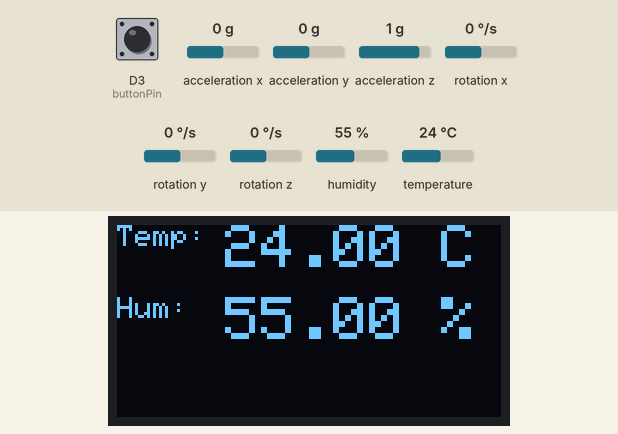
Simulated run of this program. Board: Seeed XIAO (SAMD21). Shown: 128×64 one-colour display. The test bench sets the inputs (shaded band); at power-on: D3 (buttonPin) HIGH, humidity 55 %, temperature 24 °C, acceleration x 0 g, acceleration y 0 g, acceleration z 1 g, rotation x 0 °/s, rotation y 0 °/s, rotation z 0 °/s. The display library's start-up logo is not drawn; what the program prints to the serial monitor is not drawn.

Above: at 4.4 s.
4.5 s: D3 (buttonPin) pulled LOW for 0.15 s
At 5.9 s:
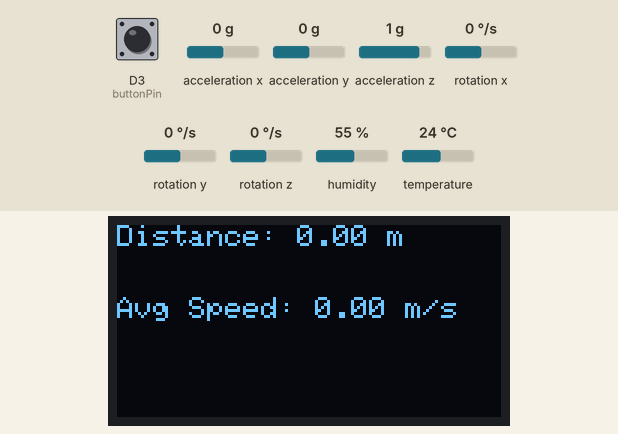
7.9 s: D3 (buttonPin) pulled LOW for 1 s
At 8.7 s:
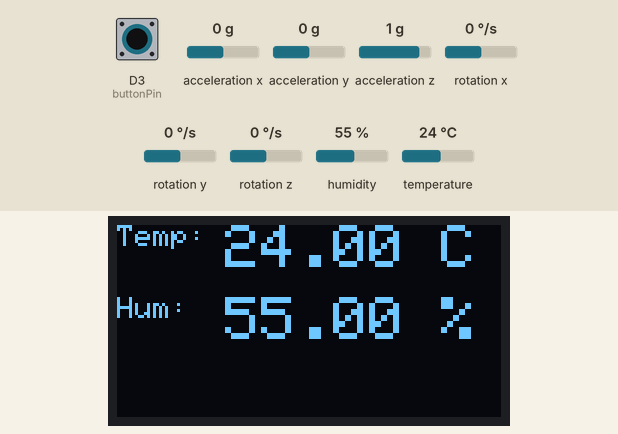
10.4 s: humidity set to 22 %
At 11.4 s:
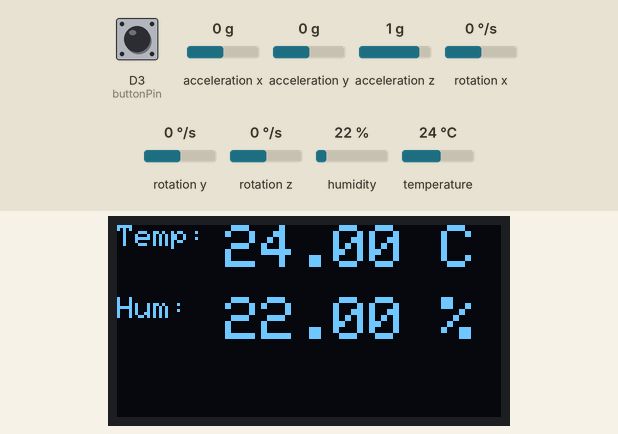
12.2 s: temperature set to 12 °C
At 13.7 s:
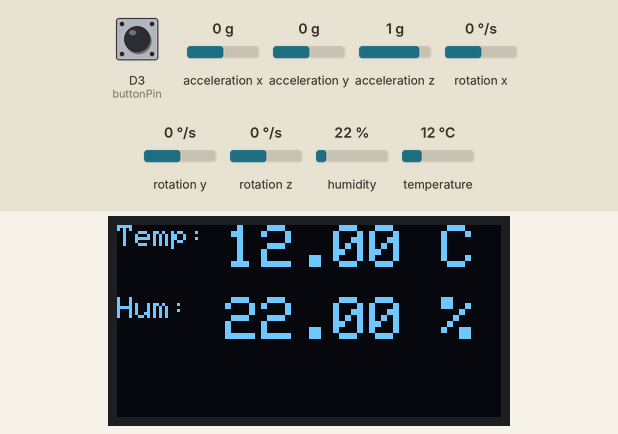
14.1 s: humidity set to 40 %
At 14.8 s:
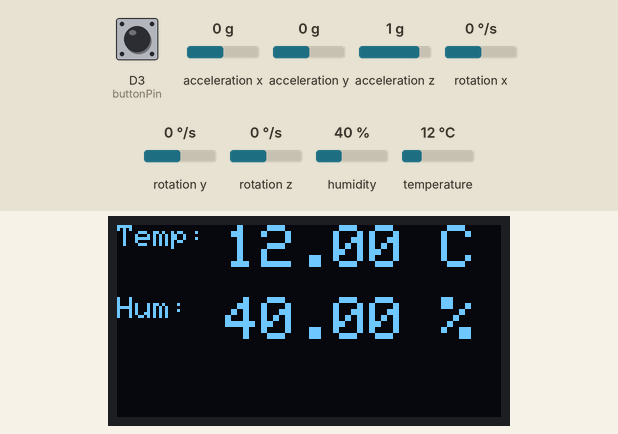
16.0 s: temperature set to 19 °C
At 17.1 s:
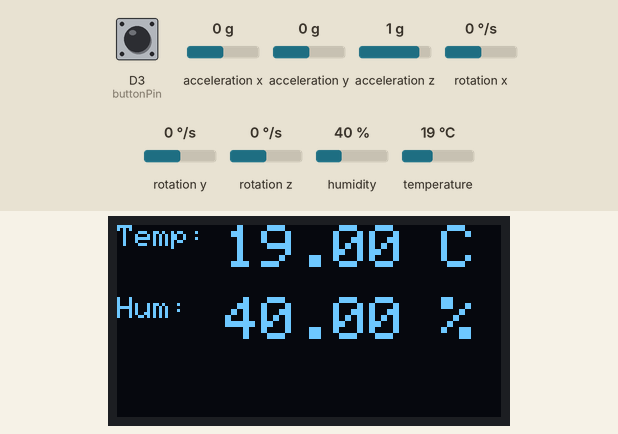
Timing chart, 0 to 18.9 s (numbered marks = the images above; inputs shaded):
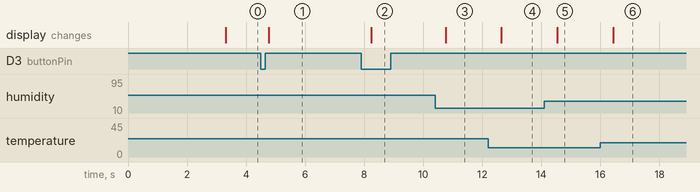

Measured:
- after the input at 4.5 s, the display: changes after 0.26 s (image 1)
- after the input at 7.9 s, the display: changes after 0.33 s (image 2)
- after the input at 10.4 s, the display: changes after 0.35 s (image 3)
- after the input at 12.2 s, the display: changes after 0.45 s (image 4)
- after the input at 14.1 s, the display: changes after 0.44 s (image 5)
- after the input at 16.0 s, the display: changes after 0.43 s (image 6)

The program:

main.cpp
```cpp
#include <Arduino.h>  // needed in PlatformIO
#include <Wire.h>
#include <Adafruit_Sensor.h>
#include <Adafruit_BME280.h>
#include <Adafruit_GFX.h>
#include <Adafruit_SSD1306.h>
#include <Adafruit_MPU6050.h>

// Function declarations
void calibrateMPU6050();
float calculateDistance();

// Initialize BME280
Adafruit_BME280 bme;

// Initialize OLED display & MPU6050
Adafruit_SSD1306 display(128, 64, &Wire);
Adafruit_MPU6050 mpu;

bool recording = false;
unsigned long startTime, endTime;

// Global variables for storing offset values, used for Calibration
float ax_offset, ay_offset, az_offset;
float gx_offset, gy_offset, gz_offset;

// Global variables for implementing function switching/distance calculation/speed calculation
const int buttonPin = 3;  // Pin for the switch button
bool displayMode = false;       // Display mode, false for temperature and humidity, true for motion distance and average pace
unsigned long lastTime = 0;
float totalDistance = 0;
float averageSpeed = 0;


void setup() {
  Serial.begin(115200);

  // Set up the switch button pin
  pinMode(buttonPin, INPUT_PULLUP);

  // Begin BME280
  if (!bme.begin(0x76)) {  // Change to 0x77 depending on your wiring
    Serial.println("Could not find a valid BME280 sensor, check wiring!");
    while (1);
  }

  // Begin OLED display
  if(!display.begin(SSD1306_SWITCHCAPVCC, 0x3C)) { // Change address if needed
    Serial.println(F("SSD1306 allocation failed"));
    for(;;);
  }

  display.ssd1306_command(0xA0); // Horizontally mirror the content

  display.display();
  delay(2000);
  display.clearDisplay();

  if (!mpu.begin()) {
    Serial.println("Failed to find MPU6050 chip");
    while (1) {
      delay(10);
    }
  }
  calibrateMPU6050();  // Calibrate MPU6050

}

void loop() {
  // Read the state of the switch button
  static bool lastButtonState = HIGH;
  bool currentButtonState = digitalRead(buttonPin);
  if (currentButtonState == LOW && lastButtonState == HIGH) {
    displayMode = !displayMode;  // Switch display mode
    Serial.print("Display mode switched to: "); // To check if the button works
    Serial.println(displayMode ? "Distance/Speed" : "Temperature/Humidity");
    delay(200);  // Debounce delay
  }
  lastButtonState = currentButtonState;

  if (displayMode) {
    // Display motion distance and average pace
    if (millis() - lastTime >= 5000) {
      // Calculate the total distance and average speed every 5000 milliseconds
      totalDistance += calculateDistance();
      averageSpeed = totalDistance / ((millis() - startTime) / 1000.0);

      lastTime = millis();
    }

    display.clearDisplay();
    display.setTextSize(1);
    display.setTextColor(SSD1306_WHITE);
    display.setCursor(0, 0);
    display.print("Distance: ");
    display.print(totalDistance);
    display.println(" m");

    display.setCursor(0, 24);
    display.print("Avg Speed: ");
    display.print(averageSpeed);
    display.println(" m/s");
    display.display();
  } else {

  // Code to display temperature and humidity
  // Read data from BME280
  float temperature = bme.readTemperature();
  float humidity = bme.readHumidity();

  // Send data to serial port
  Serial.print("Temperature: ");
  Serial.print(temperature);
  Serial.print(", Humidity: ");
  Serial.println(humidity);

  // Display data on OLED
  display.clearDisplay();

  // Display the data on OLED
  display.setTextSize(1);
  display.setTextColor(SSD1306_WHITE);
  display.setCursor(0,0);
  display.print("Temp: ");

  display.setCursor(0, 24);
  display.print("Hum: ");

  // Display the values and units of temperature and humidity (text size 2)
  display.setTextSize(2);
  display.setCursor(36, 0); // Adjust the position of the temperature value
  display.print(temperature);
  display.println(" C");

  display.setCursor(36, 24); // Adjust the position of the humidity value
  display.print(humidity);
  display.println(" %");

  display.display();
  delay(500);

  // Serial communication monitoring
  // Read data
  sensors_event_t a, g, temp;
  mpu.getEvent(&a, &g, &temp);

  // Apply offset to correct the data
  float ax_corrected = a.acceleration.x - ax_offset;
  float ay_corrected = a.acceleration.y - ay_offset;
  float az_corrected = a.acceleration.z - az_offset;

  // Print the corrected acceleration data
  Serial.print("X: "); Serial.print(ax_corrected);
  Serial.print(", Y: "); Serial.print(ay_corrected);
  Serial.print(", Z: "); Serial.println(az_corrected);
  }

  delay(100);


}


void calibrateMPU6050() {
  int numReadings = 100;
  float ax_sum = 0, ay_sum = 0, az_sum = 0;
  float gx_sum = 0, gy_sum = 0, gz_sum = 0;
  sensors_event_t a, g, temp;

  for (int i = 0; i < numReadings; i++) {
    mpu.getEvent(&a, &g, &temp);
    ax_sum += a.acceleration.x;
    ay_sum += a.acceleration.y;
    az_sum += a.acceleration.z;
    gx_sum += g.gyro.x;
    gy_sum += g.gyro.y;
    gz_sum += g.gyro.z;
    delay(10);
  }

  ax_offset = ax_sum / numReadings;
  ay_offset = ay_sum / numReadings;
  az_offset = az_sum / numReadings;
  gx_offset = gx_sum / numReadings;
  gy_offset = gy_sum / numReadings;
  gz_offset = gz_sum / numReadings;
}

float calculateDistance() {
  const float accelerationThreshold = 0.2; // Acceleration threshold
  static unsigned long previousTime = 0;
  static float velocity = 0; // Current velocity
  static float distance = 0; // Total distance

  unsigned long currentTime = millis();
  float timeDelta = (currentTime - previousTime) / 1000.0; // Time difference in seconds

  if (previousTime == 0) {
    previousTime = currentTime;
    return 0;
  }

  sensors_event_t a, g, temp;
  mpu.getEvent(&a, &g, &temp);

  float acceleration = sqrt(a.acceleration.x * a.acceleration.x +
                            a.acceleration.y * a.acceleration.y +
                            a.acceleration.z * a.acceleration.z) - 1.0; // Subtract gravity

  // Filter out small acceleration changes
  if (abs(acceleration) > accelerationThreshold) {
    velocity += acceleration * timeDelta; // Calculate velocity
  } else {
    velocity = 0; // Assume velocity is zero if acceleration is below threshold
  }

  distance += velocity * timeDelta; // Calculate distance
  previousTime = currentTime;

  return distance; // Return calculated distance
}
```
